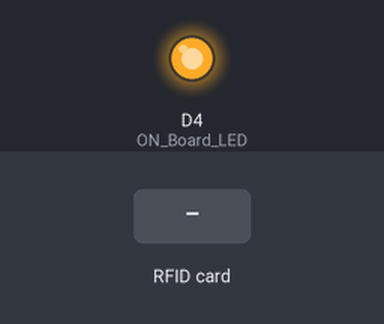
Simulated run of this sketch. Board: ESP8266 (NodeMCU). Parts: output pins drawn as LEDs (lit = HIGH). The inputs (shaded band) are chosen by the test bench. WiFi joins after 1.5 s; servers stay silent unless stated; uploads are accepted with an empty reply; what the sketch prints to the serial monitor is not drawn.

Above: at 3.2 s.
3.3 s: RFID card 5E 7A 19 C4 held to the reader
At 3.7 s:
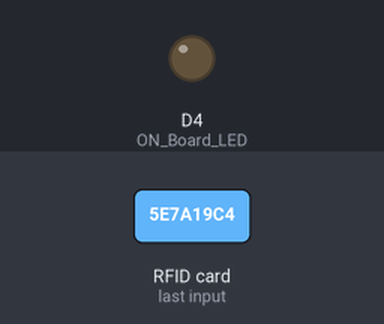
Timing chart, 0 to 6.3 s (numbered marks = the images above; inputs shaded):
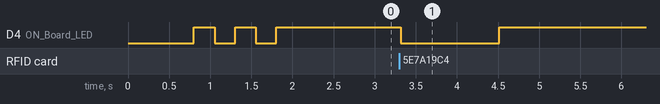

The sketch:

code.ino
```cpp
#include <ESP8266WiFi.h>
#include <ESP8266WebServer.h>
#include <ESP8266HTTPClient.h>
#include <SPI.h>
#include <MFRC522.h>

#define SS_PIN D2      // SDA / SS connected to D2
#define RST_PIN D1     // RST connected to D1
#define ON_Board_LED 2 // On-board LED (D4)

MFRC522 mfrc522(SS_PIN, RST_PIN);

const char* ssid = "Alsan Air WiFi 4";
const char* password = "11122235122@kap1";

ESP8266WebServer server(80);

byte readcard[4];
char str[32] = "";
String StrUID;

void setup() {
  Serial.begin(115200);
  SPI.begin();
  mfrc522.PCD_Init();

  delay(500);

  WiFi.begin(ssid, password);
  pinMode(ON_Board_LED, OUTPUT);
  digitalWrite(ON_Board_LED, HIGH); // Turn off initially

  Serial.print(F("Connecting"));
  while (WiFi.status() != WL_CONNECTED) {
    Serial.print(F("."));
    digitalWrite(ON_Board_LED, LOW);
    delay(250);
    digitalWrite(ON_Board_LED, HIGH);
    delay(250);
  }

  digitalWrite(ON_Board_LED, HIGH); // Connected
  Serial.println();
  Serial.print(F("Successfully connected to: "));
  Serial.println(ssid);
  Serial.print(F("IP address: "));
  Serial.println(WiFi.localIP());
  Serial.println(F("Please tag a card or keychain to see the UID!"));
}

void loop() {
  if (getid()) {
    digitalWrite(ON_Board_LED, LOW);

    WiFiClient client;
    HTTPClient http;

    String postData = "UIDresult=" + StrUID;

    http.begin(client, "http://192.168.254.187/NodeMCU-and-RFID-RC522-IoT-Projects/getUID.php");
    http.addHeader("Content-Type", "application/x-www-form-urlencoded");

    int httpCode = http.POST(postData);
    String payload = http.getString();

    Serial.println(StrUID);
    Serial.println(httpCode);
    Serial.println(payload);

    http.end();
    delay(1000);
    digitalWrite(ON_Board_LED, HIGH);
  }
}

bool getid() {
  if (!mfrc522.PICC_IsNewCardPresent() || !mfrc522.PICC_ReadCardSerial()) {
    return false;
  }

  Serial.print(F("THE UID OF THE SCANNED CARD IS: "));
  for (int i = 0; i < 4; i++) {
    readcard[i] = mfrc522.uid.uidByte[i];
  }

  array_to_string(readcard, 4, str);
  StrUID = str;
  Serial.println(StrUID);

  mfrc522.PICC_HaltA();
  return true;
}

void array_to_string(byte array[], unsigned int len, char buffer[]) {
  for (unsigned int i = 0; i < len; i++) {
    byte nib1 = (array[i] >> 4) & 0x0F;
    byte nib2 = (array[i] >> 0) & 0x0F;
    buffer[i * 2 + 0] = nib1 < 0xA ? '0' + nib1 : 'A' + nib1 - 0xA;
    buffer[i * 2 + 1] = nib2 < 0xA ? '0' + nib2 : 'A' + nib2 - 0xA;
  }
  buffer[len * 2] = '\0'; // Fix: correct string termination
}
```

Measured:
- after the input at 3.3 s, D4 (ON_Board_LED): HIGH → LOW at once, → HIGH 1.2 s later
